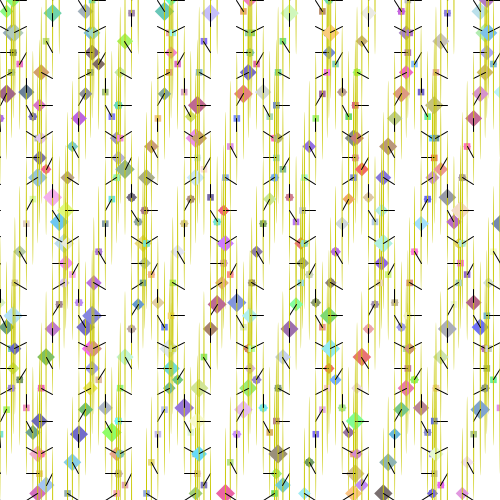
Frame 1 (no input)
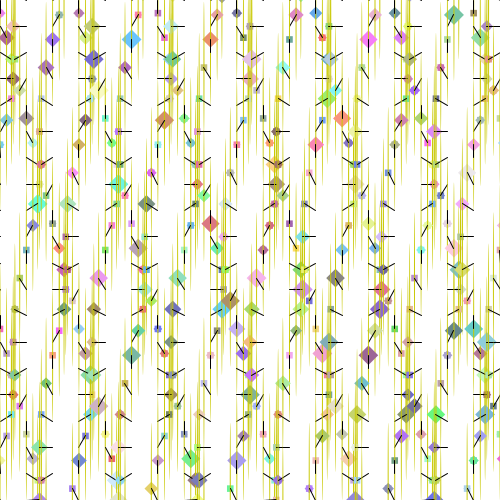
Frame 60 (the mouse pressed at the canvas centre just before this capture)
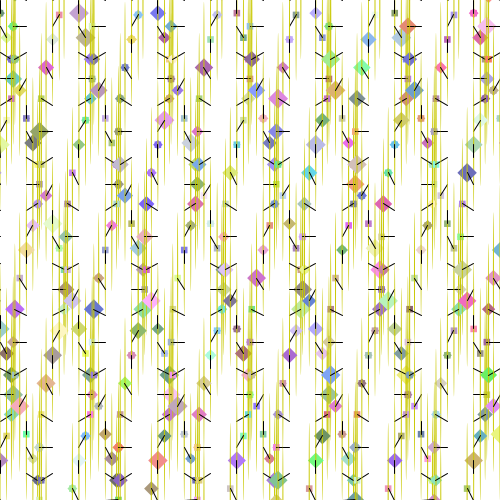
Frame 120 (the mouse held since frame 60 and released just before this capture)

The Processing sketch that drew these frames (run headless with seeded random() and noise(); from frame 60 on, the mouse is pressed at the canvas centre):

// Processing sketch: processing_151597
// ── processing_151597.pde

/*
 * Creative Coding
 * Week 2, 05 - Moving Patterns 1
 * by Indae Hwang and Jon McCormack
 * Copyright (c) 2014 Monash University
 *
 * This sketch builds on the previous sketches, drawing shapes based on the
 * current framerate. The movement of individual shapes combine to create a
 * gestalt field of motion. Use the arrow keys on your keyboard to change the
 * frame rate. 
 * 
 */

// variable used to store the current frame rate value
int frame_rate_value;

void setup() {
  size(500, 500);

  frame_rate_value = 6;
  frameRate(frame_rate_value);
  rectMode(CENTER);
  background(255);
}


void draw() {

  background(255);

  int num = 20;
  int margin = 0;
  float gutter = 0; //distance between each cell
  float cellsize = ( width - (2 * margin) - gutter * (num - 1) ) / (num - 1);

  int circleNumber = 0; // counter
  for (int i=0; i<num; i++) {
    for (int j=0; j<num; j++) {
      circleNumber = (i * num) + j; // different way to calculate the circle number from w2_04

      float tx = margin + cellsize * i + gutter * i;
      float ty = margin + cellsize * j + gutter * j;

      movingCircle(tx, ty, cellsize, circleNumber);
    }
  }
} //end of draw 


void movingCircle(float x, float y, float size, int circleNum) {

  float finalAngle;
  finalAngle = frameCount + circleNum;

  //the rotating angle for each tempX and tempY postion is affected by frameRate and angle;  
  float tempX = x + (size / 2) * sin(PI / frame_rate_value * finalAngle);
  float tempY = y + (size / 2) * cos(PI / frame_rate_value * finalAngle);

  float qsize = random(1, 10);

  noStroke();
  
  fill(random(100, 255), random(100, 255), random(100, 255));
  rect(tempX, tempY, size/4, size/4);
 quad(tempX-qsize, tempY, tempX, tempY- qsize, tempX+ qsize,  tempY, tempX, tempY+ qsize);
 fill (200,200,0);
 ellipse(tempX, tempY, 1, size*5);
  stroke(0);
  noFill();
  stroke(0);
  line(x, y, tempX, tempY);
}


/*
 * keyReleased function
 *
 * called automatically by Processing when a keyboard key is released
 */
void keyReleased() {

  // right arrow -- increase frame_rate_value
  if (keyCode == RIGHT && frame_rate_value < 60) {
    frame_rate_value++;
  }

  // left arrow -- decrease frame_rate_value
  if ( keyCode == LEFT && frame_rate_value > 1) {
    frame_rate_value--;
  }

  // set the frameRate and print current value on the screen
  frameRate(frame_rate_value);
  println("Current frame Rate is: " + frame_rate_value);
}
